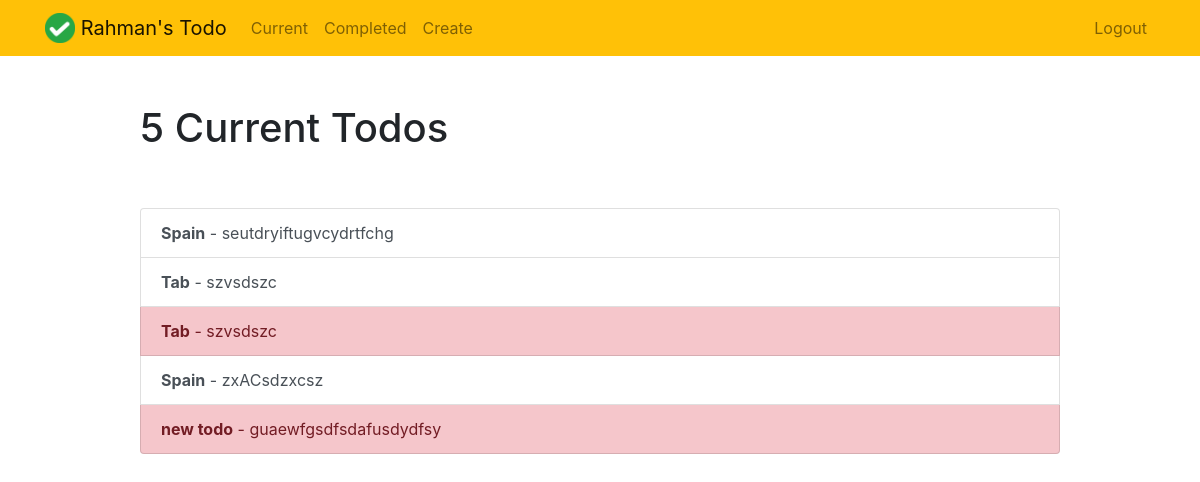
/current/ (signed in), run on the app's committed database.
### todo/models.py (models this page shows, shortened)
class Todo(models.Model):
    title = models.CharField(max_length=100)
    memo = models.TextField(blank=True)
    created = models.DateTimeField(auto_now_add=True)
    datecompleted = models.DateTimeField(null=True, blank=True)
    important = models.BooleanField(default=False)
    user = models.ForeignKey(User, on_delete=models.CASCADE)

### todo/views.py (the view)
# urls.py: path('current/', views.currenttodos, name='currenttodos'),
@login_required
def currenttodos(request):
    todos = Todo.objects.filter(user=request.user, datecompleted__isnull=True)
    return render(request, 'todo/currenttodos.html', {'todos':todos})

### todo/templates/todo/currenttodos.html
{% extends "todo/base.html" %}
{% block content %}
    <div class="row justify-content-center mt-5">
        <div class="col-md-10">
            {% if todos %}
                 <h1>{{ todos.count }} Current Todo{{ todos.count|pluralize }}</h1>
            {% else %}
                           <h1>Current Todos</h1>
            {% endif %}
        </div>
    </div>
    <div class="row justify-content-center mt-5">
        <div class="col-md-10">
        {% if todos %}
            <div class="list-group">
                {% for todo in todos %}
                    <a href="{% url 'viewtodo' todo.id %}" class="list-group-item list-group-item-action{% if todo.important %} list-group-item-danger{% endif %}"><b>{{ todo.title }}</b>{% if todo.memo %} - {{ todo.memo|truncatechars:30 }}{% endif %}</a>
                {% endfor %}
            </div>
        {% else %}
            <div class="text-center">
                <h2>Looks like you don't have any todos! Nice work.</h2>
            <br>
            <a role="button" class="btn btn-primary" href="{% url 'createtodo' %}">New Todo</a>
            </div>
        {% endif %}
        </div>
    </div>
{% endblock %}

### todo/templates/todo/base.html (shortened to what this page needs)
{% load static %}
<!doctype html>
<html lang="en">
<head>
    <link rel="stylesheet" href="https://stackpath.bootstrapcdn.com/bootstrap/4.4.1/css/bootstrap.min.css">
</head>
<body>
<nav class="navbar navbar-expand-md navbar-light bg-warning">
<div class="container">
    <a class="navbar-brand" href="{% url 'home' %}">
         <img src="{% static 'todo/logo.png' %}" width="30" height="30" class="d-inline-block align-top">
        <span>
            {% if user.is_authenticated %}
            {{ user|title }}'s Todo
            {% else %}
            Todo WOO
            {% endif %}
        </span>
    </a>
    <div class="collapse navbar-collapse" id="navbarNav">
    {% if user.is_authenticated %}
        <ul class="navbar-nav mr-auto">
                <li class="nav-item {{ current }}">
                    <a class="nav-link" href="{% url 'currenttodos' %}">Current</a>
                </li>
                <li class="nav-item {{ completed }}">
                    <a class="nav-link" href="{% url 'completedtodos' %}">Completed</a>
                </li>
                <li class="nav-item {{ create }}">
                    <a class="nav-link" href="{% url 'createtodo' %}">Create</a>
                </li>
        </ul>
    {% endif %}
    <ul class="navbar-nav ml-auto">
            {% if user.is_authenticated %}
                <li class="nav-item">
                    <a href="#" onclick="$('#signOutBtn').click()" class="nav-link">Logout</a>
                </li>
            {% endif %}
        </ul>
    </div>
</div>
</nav>
<div class="container">
{% block content %}{% endblock %}
</div>
</body>
</html>

### data on the page
Todo: title "Spain", memo "seutdryiftugvcydrtfchg"
Todo: title "Tab", memo "szvsdszc"
Todo: title "Tab", memo "szvsdszc"
Todo: title "Spain", memo "zxACsdzxcsz"
Todo: title "new todo", memo "guaewfgsdfsdafusdydfsy"

### other printed values
{{ user|title }} "Rahman"
{{ todos.count }} "5"
